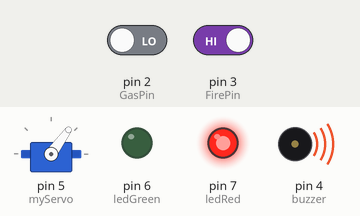
Recording of a sketch running on a simulated Arduino Uno, built with avr-gcc and run on an emulated ATmega328P. On the bench: servo, output pins drawn as LEDs (lit = HIGH), buzzer (waves = sounding). Dashed ring = blinking. The test bench sets the inputs (shaded band); at power-on: pin 3 (FirePin) HIGH, pin 2 (GasPin) LOW.

Above: at 3.1 s.
3.2 s: pin 3 (FirePin) driven LOW
At 5.0 s:
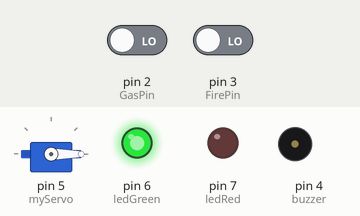
6.7 s: pin 2 (GasPin) driven HIGH
At 10.1 s:
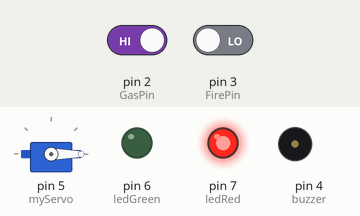
10.2 s: pin 3 (FirePin) driven HIGH
At 14.26 s:
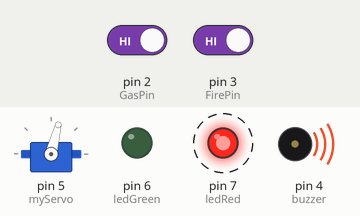
Timing chart, 0 to 22.5 s (numbered marks = the images above; inputs shaded):
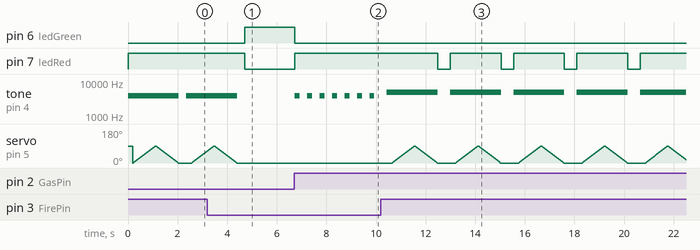

Measured:
- after the input at 3.2 s, pin 6 (ledGreen): LOW → HIGH after 1.5 s; pin 7 (ledRed): HIGH → LOW after 1.5 s; tone on pin 4 (buzzer): goes on until 4.4 s, then stays silent; servo on pin 5 (myServo): goes on until 4.4 s, then stays 0°
- after the input at 6.7 s, pin 6 (ledGreen): HIGH → LOW at once; pin 7 (ledRed): LOW → HIGH at once; tone on pin 4 (buzzer): alternates 4000 Hz for 0.20 s and silent for 0.30 s, starting at once

The sketch:

Gas_Fire_Detector.ino
```cpp
//libraries for LCD and Servo
#include <LiquidCrystal.h>
#include <Servo.h>

//LiquidCrystal lcd(RS, EN, d4, d5, d6, d7);
LiquidCrystal lcd(13 , 12 , 11 ,10 ,9 ,8);

//initilizing servo and its position
Servo myServo;
int pos = 0;

//initilizing pins
int GasPin = 2;
int FirePin = 3;
int buzzer = 4;
int ledRed = 7;
int ledGreen = 6;

void setup()
{
  //input pins
  pinMode(GasPin, INPUT);
  pinMode(FirePin, INPUT);
  //output pins
  pinMode(ledRed, OUTPUT);
  pinMode(ledGreen, OUTPUT);
  pinMode(buzzer, OUTPUT);
  //servo pin
  myServo.attach(5);
}

void loop()
{
   //Only Gas detection
  if((digitalRead(GasPin) == HIGH) && (digitalRead(FirePin) == LOW))
  {
    //LCD Display for gas
    lcd.setCursor(0,0);
    lcd.print("Gas Detacted!!!");
    //Red light ON
    digitalWrite(ledRed, HIGH);
    //Green light OFF
    digitalWrite(ledGreen, LOW);
    //Buzzer ON
    tone(buzzer, 4000);
    delay(200);
    //Buzzer OFF
    noTone(buzzer);
    delay(100);
  }
   //Only Fire detection
  else if((digitalRead(FirePin) == HIGH) && (digitalRead(GasPin) == LOW))
  {
    //LCD Display for fire
    lcd.setCursor(0,0);
    lcd.print("Fire Detected!!!");
    //Red light ON
    digitalWrite(ledRed, HIGH);
    //Green light OFF
    digitalWrite(ledGreen, LOW);
    //Buzzer ON
    tone(buzzer, 4000);
    delay(200);
    //function call for Servo
    servo();
    //Buzzer OFF
    noTone(buzzer);
    delay(100);
  }
   //Both Gas and Fire Detection
  else if((digitalRead(GasPin) == HIGH) && (digitalRead(FirePin) == HIGH))
  {
    // 1st LCD Display
    lcd.setCursor(0,0);
    lcd.print("Gas,Fire Detected");
    delay(200);
    //Red light ON
    digitalWrite(ledRed, HIGH);
    //Green light OFF
    digitalWrite(ledGreen, LOW);
    //Buzzer ON
    tone(buzzer, 5000);
    delay(200);
    //function call for Servo
    servo();
    //Clear and show 2nd LCD Display
    lcd.clear();
    lcd.print("Emergency Alert!!");
    //Red light OFF
    digitalWrite(ledRed, LOW);
    //Buzzer OFF
    noTone(buzzer);
    delay(100);
  }
   //All Clear or Safe Situation
  else if((digitalRead(FirePin) == LOW) && (digitalRead(GasPin) == LOW))
  {
    //LCD Display
    lcd.setCursor(0,0);
    lcd.print("Safe Now!");
    //Green light ON
    digitalWrite(ledGreen, HIGH);
    //Red light OFF
    digitalWrite(ledRed, LOW);
  }
  delay(200);
  lcd.clear();
}

//fuction for Servo rotation
void servo()
{
   //rotating servo anti-clockwise
  for(pos = 0; pos <= 90; pos = pos+2)
  {
    myServo.write(pos);
    delay(20);
  }
   //rotating servo clockwise
  for(pos = 90; pos >= 0; pos = pos-2)
  {
    myServo.write(pos);
    delay(20);
  }
}
```
